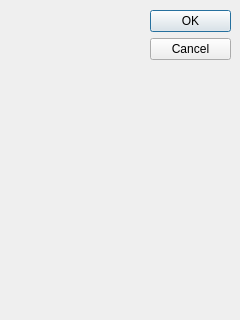
<ui version="4.0" >
 <class>Dialog</class>
 <widget class="QDialog" name="Dialog" >
  <property name="geometry" >
   <rect>
    <x>0</x>
    <y>0</y>
    <width>240</width>
    <height>320</height>
   </rect>
  </property>
  <property name="windowTitle" >
   <string>Dialog</string>
  </property>
  <widget class="QDialogButtonBox" name="buttonBox" >
   <property name="geometry" >
    <rect>
     <x>150</x>
     <y>10</y>
     <width>81</width>
     <height>301</height>
    </rect>
   </property>
   <property name="orientation" >
    <enum>Qt::Vertical</enum>
   </property>
   <property name="standardButtons" >
    <set>QDialogButtonBox::Cancel|QDialogButtonBox::Ok</set>
   </property>
  </widget>
 </widget>
 <connections>
  <connection>
   <sender>buttonBox</sender>
   <signal>accepted()</signal>
   <receiver>Dialog</receiver>
   <slot>accept()</slot>
   <hints>
    <hint type="sourcelabel" >
     <x>248</x>
     <y>254</y>
    </hint>
    <hint type="destinationlabel" >
     <x>157</x>
     <y>274</y>
    </hint>
   </hints>
  </connection>
  <connection>
   <sender>buttonBox</sender>
   <signal>rejected()</signal>
   <receiver>Dialog</receiver>
   <slot>reject()</slot>
   <hints>
    <hint type="sourcelabel" >
     <x>316</x>
     <y>260</y>
    </hint>
    <hint type="destinationlabel" >
     <x>286</x>
     <y>274</y>
    </hint>
   </hints>
  </connection>
 </connections>
</ui>
